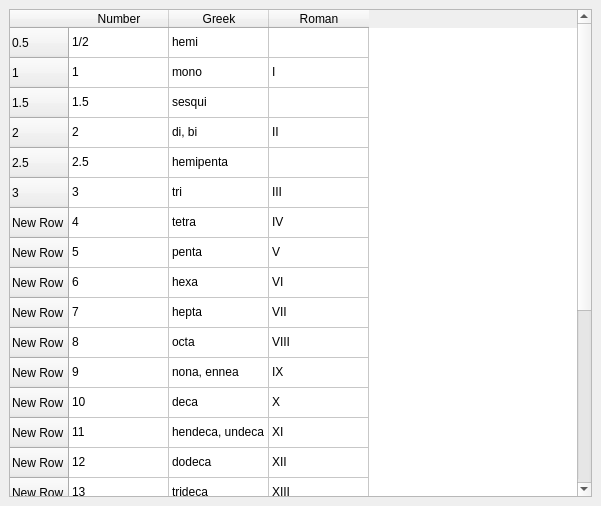
<ui version="4.0" >
 <author></author>
 <comment></comment>
 <exportmacro></exportmacro>
 <class>Numbers</class>
 <widget class="QWidget" name="Numbers" >
  <property name="geometry" >
   <rect>
    <x>0</x>
    <y>0</y>
    <width>601</width>
    <height>506</height>
   </rect>
  </property>
  <property name="windowTitle" >
   <string>Form</string>
  </property>
  <layout class="QGridLayout" >
   <property name="margin" >
    <number>9</number>
   </property>
   <property name="spacing" >
    <number>6</number>
   </property>
   <item row="0" column="0" >
    <widget class="QTableWidget" name="tableWidget" >
     <property name="editTriggers" >
      <set>QAbstractItemView::NoEditTriggers</set>
     </property>
     <property name="selectionMode" >
      <enum>QAbstractItemView::NoSelection</enum>
     </property>
     <property name="showGrid" >
      <bool>true</bool>
     </property>
     <property name="gridStyle" >
      <enum>Qt::CustomDashLine</enum>
     </property>
     <row>
      <property name="text" >
       <string>0.5</string>
      </property>
     </row>
     <row>
      <property name="text" >
       <string>1</string>
      </property>
     </row>
     <row>
      <property name="text" >
       <string>1.5</string>
      </property>
     </row>
     <row>
      <property name="text" >
       <string>2</string>
      </property>
     </row>
     <row>
      <property name="text" >
       <string>2.5</string>
      </property>
     </row>
     <row>
      <property name="text" >
       <string>3</string>
      </property>
     </row>
     <row>
      <property name="text" >
       <string>New Row</string>
      </property>
     </row>
     <row>
      <property name="text" >
       <string>New Row</string>
      </property>
     </row>
     <row>
      <property name="text" >
       <string>New Row</string>
      </property>
     </row>
     <row>
      <property name="text" >
       <string>New Row</string>
      </property>
     </row>
     <row>
      <property name="text" >
       <string>New Row</string>
      </property>
     </row>
     <row>
      <property name="text" >
       <string>New Row</string>
      </property>
     </row>
     <row>
      <property name="text" >
       <string>New Row</string>
      </property>
     </row>
     <row>
      <property name="text" >
       <string>New Row</string>
      </property>
     </row>
     <row>
      <property name="text" >
       <string>New Row</string>
      </property>
     </row>
     <row>
      <property name="text" >
       <string>New Row</string>
      </property>
     </row>
     <row>
      <property name="text" >
       <string>New Row</string>
      </property>
     </row>
     <row>
      <property name="text" >
       <string>New Row</string>
      </property>
     </row>
     <row>
      <property name="text" >
       <string>New Row</string>
      </property>
     </row>
     <row>
      <property name="text" >
       <string>New Row</string>
      </property>
     </row>
     <row>
      <property name="text" >
       <string>New Row</string>
      </property>
     </row>
     <row>
      <property name="text" >
       <string>New Row</string>
      </property>
     </row>
     <row>
      <property name="text" >
       <string>New Row</string>
      </property>
     </row>
     <row>
      <property name="text" >
       <string>New Row</string>
      </property>
     </row>
     <column>
      <property name="text" >
       <string>Number</string>
      </property>
     </column>
     <column>
      <property name="text" >
       <string>Greek</string>
      </property>
     </column>
     <column>
      <property name="text" >
       <string>Roman</string>
      </property>
     </column>
     <item row="0" column="0" >
      <property name="text" >
       <string>1/2</string>
      </property>
     </item>
     <item row="0" column="1" >
      <property name="text" >
       <string>hemi</string>
      </property>
     </item>
     <item row="1" column="0" >
      <property name="text" >
       <string>1</string>
      </property>
     </item>
     <item row="1" column="1" >
      <property name="text" >
       <string>mono</string>
      </property>
     </item>
     <item row="1" column="2" >
      <property name="text" >
       <string>I</string>
      </property>
     </item>
     <item row="2" column="0" >
      <property name="text" >
       <string>1.5</string>
      </property>
     </item>
     <item row="2" column="1" >
      <property name="text" >
       <string>sesqui</string>
      </property>
     </item>
     <item row="3" column="0" >
      <property name="text" >
       <string>2</string>
      </property>
     </item>
     <item row="3" column="1" >
      <property name="text" >
       <string>di, bi</string>
      </property>
     </item>
     <item row="3" column="2" >
      <property name="text" >
       <string>II</string>
      </property>
     </item>
     <item row="4" column="0" >
      <property name="text" >
       <string>2.5</string>
      </property>
     </item>
     <item row="4" column="1" >
      <property name="text" >
       <string>hemipenta</string>
      </property>
     </item>
     <item row="5" column="0" >
      <property name="text" >
       <string>3</string>
      </property>
     </item>
     <item row="5" column="1" >
      <property name="text" >
       <string>tri</string>
      </property>
     </item>
     <item row="5" column="2" >
      <property name="text" >
       <string>III</string>
      </property>
     </item>
     <item row="6" column="0" >
      <property name="text" >
       <string>4</string>
      </property>
     </item>
     <item row="6" column="1" >
      <property name="text" >
       <string>tetra</string>
      </property>
     </item>
     <item row="6" column="2" >
      <property name="text" >
       <string>IV</string>
      </property>
     </item>
     <item row="7" column="0" >
      <property name="text" >
       <string>5</string>
      </property>
     </item>
     <item row="7" column="1" >
      <property name="text" >
       <string>penta</string>
      </property>
     </item>
     <item row="7" column="2" >
      <property name="text" >
       <string>V</string>
      </property>
     </item>
     <item row="8" column="0" >
      <property name="text" >
       <string>6</string>
      </property>
     </item>
     <item row="8" column="1" >
      <property name="text" >
       <string>hexa</string>
      </property>
     </item>
     <item row="8" column="2" >
      <property name="text" >
       <string>VI</string>
      </property>
     </item>
     <item row="9" column="0" >
      <property name="text" >
       <string>7</string>
      </property>
     </item>
     <item row="9" column="1" >
      <property name="text" >
       <string>hepta</string>
      </property>
     </item>
     <item row="9" column="2" >
      <property name="text" >
       <string>VII</string>
      </property>
     </item>
     <item row="10" column="0" >
      <property name="text" >
       <string>8</string>
      </property>
     </item>
     <item row="10" column="1" >
      <property name="text" >
       <string>octa</string>
      </property>
     </item>
     <item row="10" column="2" >
      <property name="text" >
       <string>VIII</string>
      </property>
     </item>
     <item row="11" column="0" >
      <property name="text" >
       <string>9</string>
      </property>
     </item>
     <item row="11" column="1" >
      <property name="text" >
       <string>nona, ennea</string>
      </property>
     </item>
     <item row="11" column="2" >
      <property name="text" >
       <string>IX</string>
      </property>
     </item>
     <item row="12" column="0" >
      <property name="text" >
       <string>10</string>
      </property>
     </item>
     <item row="12" column="1" >
      <property name="text" >
       <string>deca</string>
      </property>
     </item>
     <item row="12" column="2" >
      <property name="text" >
       <string>X</string>
      </property>
     </item>
     <item row="13" column="0" >
      <property name="text" >
       <string>11</string>
      </property>
     </item>
     <item row="13" column="1" >
      <property name="text" >
       <string>hendeca, undeca</string>
      </property>
     </item>
     <item row="13" column="2" >
      <property name="text" >
       <string>XI</string>
      </property>
     </item>
     <item row="14" column="0" >
      <property name="text" >
       <string>12</string>
      </property>
     </item>
     <item row="14" column="1" >
      <property name="text" >
       <string>dodeca</string>
      </property>
     </item>
     <item row="14" column="2" >
      <property name="text" >
       <string>XII</string>
      </property>
     </item>
     <item row="15" column="0" >
      <property name="text" >
       <string>13</string>
      </property>
     </item>
     <item row="15" column="1" >
      <property name="text" >
       <string>trideca</string>
      </property>
     </item>
     <item row="15" column="2" >
      <property name="text" >
       <string>XIII</string>
      </property>
     </item>
     <item row="16" column="0" >
      <property name="text" >
       <string>14</string>
      </property>
     </item>
     <item row="16" column="1" >
      <property name="text" >
       <string>tetradeca</string>
      </property>
     </item>
     <item row="16" column="2" >
      <property name="text" >
       <string>XIV</string>
      </property>
     </item>
     <item row="17" column="0" >
      <property name="text" >
       <string>15</string>
      </property>
     </item>
     <item row="17" column="1" >
      <property name="text" >
       <string>pentadeca</string>
      </property>
     </item>
     <item row="17" column="2" >
      <property name="text" >
       <string>XV</string>
      </property>
     </item>
     <item row="18" column="0" >
      <property name="text" >
       <string>16</string>
      </property>
     </item>
     <item row="18" column="1" >
      <property name="text" >
       <string>hexadeca</string>
      </property>
     </item>
     <item row="18" column="2" >
      <property name="text" >
       <string>XVI</string>
      </property>
     </item>
     <item row="19" column="0" >
      <property name="text" >
       <string>17</string>
      </property>
     </item>
     <item row="19" column="1" >
      <property name="text" >
       <string>heptadeca</string>
      </property>
     </item>
     <item row="19" column="2" >
      <property name="text" >
       <string>XVII</string>
      </property>
     </item>
     <item row="20" column="0" >
      <property name="text" >
       <string>18</string>
      </property>
     </item>
     <item row="20" column="1" >
      <property name="text" >
       <string>octadeca</string>
      </property>
     </item>
     <item row="20" column="2" >
      <property name="text" >
       <string>XVII</string>
      </property>
     </item>
     <item row="21" column="0" >
      <property name="text" >
       <string>19</string>
      </property>
     </item>
     <item row="21" column="1" >
      <property name="text" >
       <string>nonadeca</string>
      </property>
     </item>
     <item row="21" column="2" >
      <property name="text" >
       <string>XIV</string>
      </property>
     </item>
     <item row="22" column="0" >
      <property name="text" >
       <string>20</string>
      </property>
     </item>
     <item row="22" column="1" >
      <property name="text" >
       <string>eicosa</string>
      </property>
     </item>
     <item row="22" column="2" >
      <property name="text" >
       <string>XX</string>
      </property>
     </item>
     <item row="23" column="0" >
      <property name="text" >
       <string>40</string>
      </property>
     </item>
     <item row="23" column="1" >
      <property name="text" >
       <string>tetraconta</string>
      </property>
     </item>
     <item row="23" column="2" >
      <property name="text" >
       <string>XL</string>
      </property>
     </item>
    </widget>
   </item>
  </layout>
 </widget>
 <pixmapfunction></pixmapfunction>
 <resources/>
 <connections/>
</ui>
